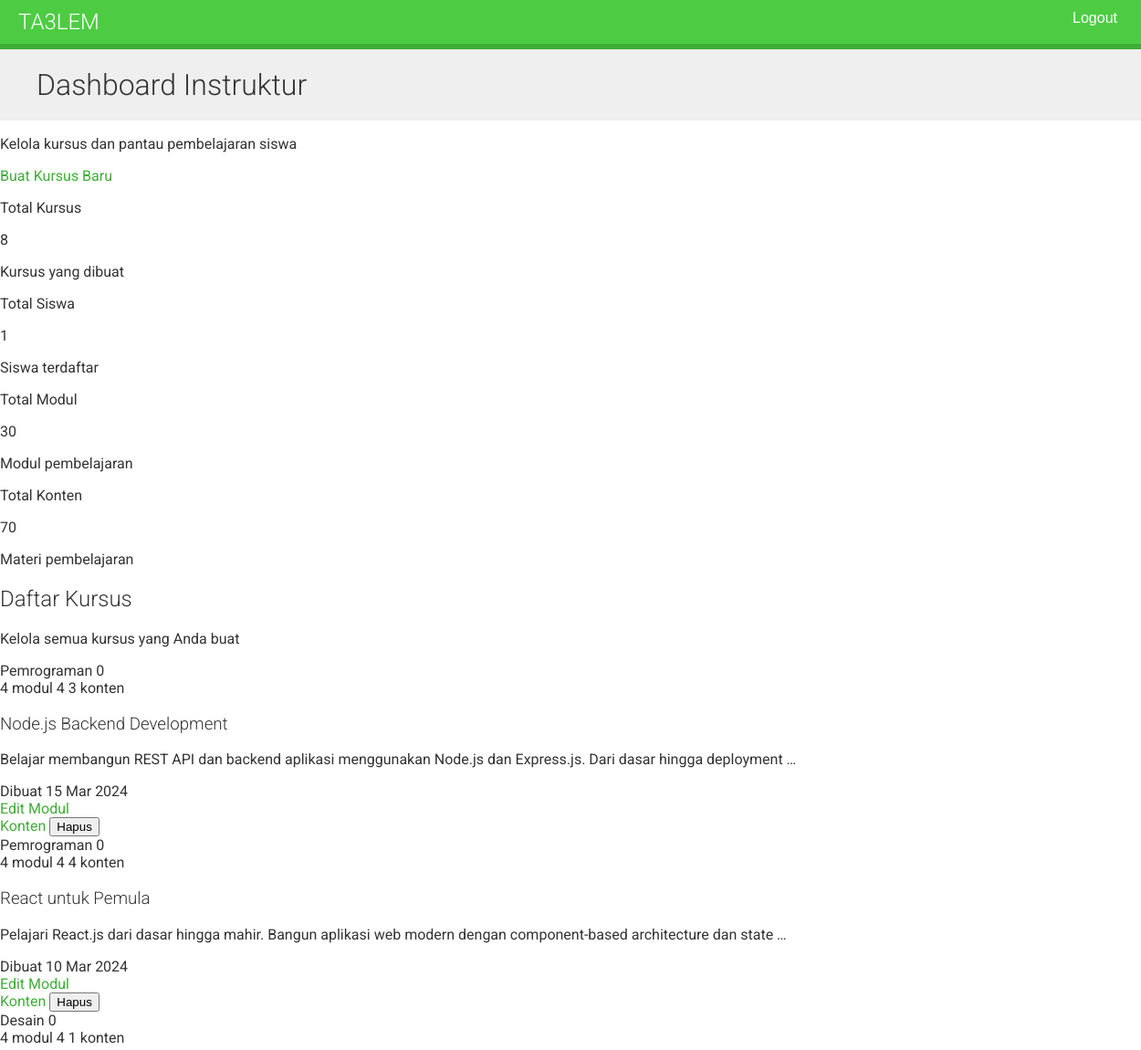
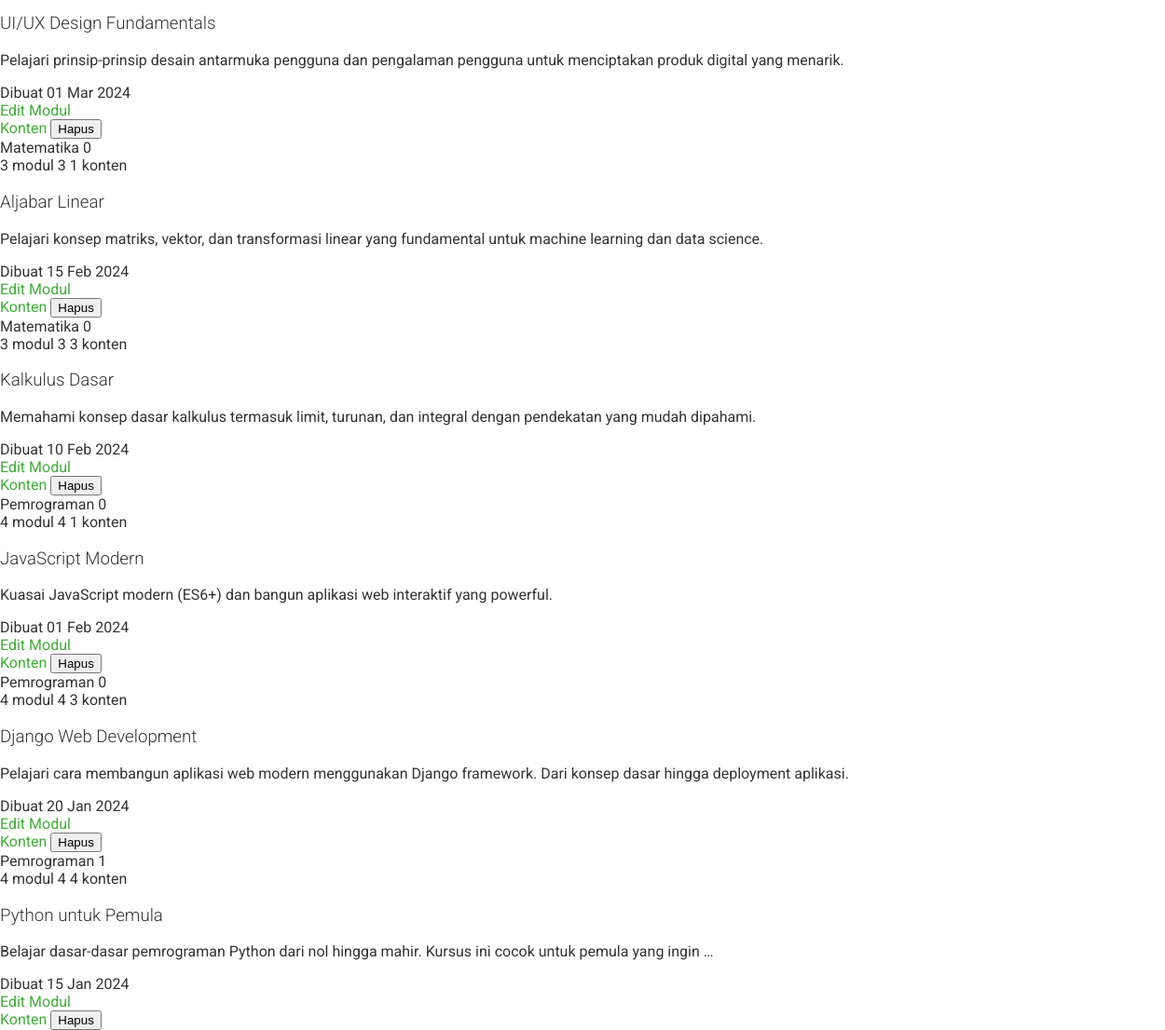
Screenshot of /course/mine/ (signed in) with the database file from the repository (2 pictures, top to bottom).
### courses/models.py (models this page shows, shortened)
class Course(models.Model):
    owner = models.ForeignKey(User, on_delete=models.CASCADE, related_name='courses_created')
    subject = models.ForeignKey(Subject, on_delete=models.CASCADE, related_name='courses')
    title = models.CharField(max_length=200)
    slug = models.SlugField(max_length=200, unique=True)
    overview = models.TextField()
    created = models.DateTimeField(auto_now_add=True)
    students = models.ManyToManyField(User, related_name='courses_joined', blank=True)
    class Meta:
        ordering = ['-created']

class Subject(models.Model):
    title = models.CharField(max_length=100)
    slug = models.SlugField(max_length=100, unique=True)
    class Meta:
        ordering = ['title']

class Module(models.Model):
    course = models.ForeignKey(Course, on_delete=models.CASCADE, related_name='modules')
    title = models.CharField(max_length=200)
    description = models.TextField(blank=True)
    order = OrderField(blank=True, for_fields=['course'])
    class Meta:
        ordering = ['order']

### courses/views.py (the view)
# urls.py: path("mine/", views.ManageCourseListView.as_view(), name="manage_course_list"),
class ManageCourseListView(OwnerCourseMixin, ListView):
    template_name = "courses/manage/course/list.html"
    permission_required = 'courses.view_course'
    def dispatch(self, request, *args, **kwargs):
        is_authenticated = request.user.is_authenticated
        if not is_authenticated:
            return redirect('instructor_login')
        return super().dispatch(request, *args, **kwargs)
    def get_queryset(self):
        queryset = super().get_queryset()
        search = self.request.GET.get('search', '')
        if search:
            queryset = queryset.filter(
                Q(title__icontains=search) |
                Q(overview__icontains=search) |
                Q(subject__title__icontains=search)
            )
        return queryset
    def get_context_data(self, **kwargs):
        context = super().get_context_data(**kwargs)
        courses = self.get_queryset()
        total_courses = courses.count()
        total_modules = sum(course.modules.count() for course in courses)
        total_students = sum(course.students.count() for course in courses)
        total_contents = sum(
            sum(module.contents.count() for module in course.modules.all())
            for course in courses
        )
        context['total_courses'] = total_courses
        context['total_modules'] = total_modules
        context['total_students'] = total_students
        context['total_contents'] = total_contents
        context['search'] = self.request.GET.get('search', '')
        return context

### courses/views.py (called while the page is built)
    def get_queryset(self):
        qs = super().get_queryset()
        return qs.filter(owner=self.request.user)

### courses/templates/courses/manage/course/list.html (shortened to what this page needs)
{% extends "base.html" %}
{% block content %}
    <div class="relative bg-gradient-to-br from-indigo-600 via-purple-600 to-pink-500 text-white py-12 sm:py-16 overflow-hidden">
        <div class="relative max-w-7xl mx-auto px-4 sm:px-6 lg:px-8">
            <div class="flex flex-col sm:flex-row items-start sm:items-center justify-between gap-4">
                <div>
                    <h1 class="text-4xl sm:text-5xl font-extrabold mb-4 leading-tight">
                        Dashboard Instruktur
                    </h1>
                    <p class="text-xl text-indigo-50">Kelola kursus dan pantau pembelajaran siswa</p>
                </div>
                <div>
                    <a href="{% url 'course_create' %}"
                       class="inline-flex items-center bg-white text-indigo-600 hover:bg-indigo-50 font-bold py-3 px-6 sm:px-8 rounded-xl transition-all duration-200 shadow-2xl hover:shadow-3xl hover:scale-105">
                        Buat Kursus Baru
                    </a>
                </div>
            </div>
        </div>
    </div>
    <div class="max-w-7xl mx-auto px-4 sm:px-6 lg:px-8 py-8 sm:py-12">
        <div class="grid grid-cols-1 sm:grid-cols-2 lg:grid-cols-4 gap-6 mb-12" id="stats-container">
            <div class="relative bg-gradient-to-br from-blue-500 to-blue-700 rounded-2xl shadow-xl p-6 overflow-hidden group hover:shadow-2xl transition-all duration-300 hover:scale-105">
                <div class="relative z-10">
                    <div>
                        <p class="text-blue-100 text-sm font-semibold mb-1">Total Kursus</p>
                        <p class="text-5xl font-extrabold text-white mb-1" id="total-courses">{{ total_courses }}</p>
                        <p class="text-xs text-blue-100 opacity-90">Kursus yang dibuat</p>
                    </div>
                </div>
            </div>
            <div class="relative bg-gradient-to-br from-green-500 to-green-700 rounded-2xl shadow-xl p-6 overflow-hidden group hover:shadow-2xl transition-all duration-300 hover:scale-105">
                <div class="relative z-10">
                    <div>
                        <p class="text-green-100 text-sm font-semibold mb-1">Total Siswa</p>
                        <p class="text-5xl font-extrabold text-white mb-1" id="total-students">{{ total_students }}</p>
                        <p class="text-xs text-green-100 opacity-90">Siswa terdaftar</p>
                    </div>
                </div>
            </div>
            <div class="relative bg-gradient-to-br from-purple-500 to-purple-700 rounded-2xl shadow-xl p-6 overflow-hidden group hover:shadow-2xl transition-all duration-300 hover:scale-105">
                <div class="relative z-10">
                    <div>
                        <p class="text-purple-100 text-sm font-semibold mb-1">Total Modul</p>
                        <p class="text-5xl font-extrabold text-white mb-1" id="total-modules">{{ total_modules }}</p>
                        <p class="text-xs text-purple-100 opacity-90">Modul pembelajaran</p>
                    </div>
                </div>
            </div>
            <div class="relative bg-gradient-to-br from-orange-500 to-orange-700 rounded-2xl shadow-xl p-6 overflow-hidden group hover:shadow-2xl transition-all duration-300 hover:scale-105">
                <div class="relative z-10">
                    <div>
                        <p class="text-orange-100 text-sm font-semibold mb-1">Total Konten</p>
                        <p class="text-5xl font-extrabold text-white mb-1" id="total-contents">{{ total_contents }}</p>
                        <p class="text-xs text-orange-100 opacity-90">Materi pembelajaran</p>
                    </div>
                </div>
            </div>
        </div>
        <div class="bg-white/80 backdrop-blur-sm rounded-2xl shadow-xl border border-gray-100 overflow-hidden">
            <div class="bg-gradient-to-r from-indigo-50 to-purple-50 px-6 sm:px-8 py-6 border-b border-indigo-100">
                <h2 class="text-2xl font-extrabold text-gray-900 flex items-center">
                    Daftar Kursus
                </h2>
                <p class="text-gray-600 mt-2 text-sm">Kelola semua kursus yang Anda buat</p>
            </div>
            <div class="p-6 sm:p-8" id="course-list-container" hx-get="{% url 'manage_course_list' %}"
                 hx-trigger="load" hx-select="#course-grid" hx-swap="innerHTML">
                <div class="grid grid-cols-1 md:grid-cols-2 lg:grid-cols-3 gap-6" id="course-grid">
                    {% for course in object_list %}
                        <article
                                class="bg-white rounded-xl shadow-sm hover:shadow-lg transition-all duration-300 overflow-hidden group border border-gray-100"
                                id="course-{{ course.id }}">
                            <div class="relative h-48 bg-gradient-to-br from-indigo-500 via-purple-500 to-pink-500 overflow-hidden">
                                <div class="absolute top-4 left-4 right-4 flex justify-between items-start">
                    <span class="bg-indigo-600 text-white px-3 py-1 rounded-full text-xs font-semibold shadow-lg">
                        {{ course.subject.title }}
                    </span>
                                    <span class="bg-white bg-opacity-90 text-gray-800 px-3 py-1 rounded-full text-xs font-semibold shadow-lg">
                        {{ course.students.count }}
                    </span>
                                </div>
                                <div class="absolute bottom-0 left-0 right-0 bg-black bg-opacity-60 backdrop-blur-sm px-4 py-2">
                                    <div class="flex items-center justify-between text-white text-xs font-medium">
                                        <span>{{ course.modules.count }} modul</span>
                                        <span>
                                            {% with course.modules.all as modules %}
                                                {{ modules|length|add:"0" }}
                                                {% for module in modules %}
                                                    {% if forloop.first %}{{ module.contents.count }}{% endif %}
                                                {% endfor %}
                                            {% endwith %}
                                            konten
                        </span>
                                    </div>
                                </div>
                            </div>
                            <div class="p-6">
                                <h3 class="text-xl font-bold text-gray-900 mb-2 group-hover:text-indigo-600 transition line-clamp-2 min-h-[3.5rem]">
                                    {{ course.title }}
                                </h3>
                                <p class="text-gray-600 text-sm mb-4 line-clamp-2 min-h-[2.5rem]">
                                    {{ course.overview|truncatewords:15 }}
                                </p>
                                <div class="flex items-center text-sm text-gray-500 mb-4 pb-4 border-b border-gray-100">
                                    <span>Dibuat {{ course.created|date:"d M Y" }}</span>
                                </div>
                                <div class="grid grid-cols-2 gap-2 mb-3">
                                    <a href="{% url 'course_edit' course.id %}"
                                       class="flex items-center justify-center bg-indigo-600 hover:bg-indigo-700 text-white text-sm font-medium py-2 px-3 rounded-lg transition shadow-sm hover:shadow-md">
                                        Edit
                                    </a>
                                    <a href="{% url 'course_module_update' course.id %}"
                                       class="flex items-center justify-center bg-purple-600 hover:bg-purple-700 text-white text-sm font-medium py-2 px-3 rounded-lg transition shadow-sm hover:shadow-md">
                                        Modul
                                    </a>
                                </div>
                                <div class="grid grid-cols-2 gap-2">
                                    {% if course.modules.count > 0 %}
                                        <a href="{% url 'module_content_list' course.modules.first.id %}"
                                           class="flex items-center justify-center bg-green-600 hover:bg-green-700 text-white text-sm font-medium py-2 px-3 rounded-lg transition shadow-sm hover:shadow-md">
                                            Konten
                                        </a>
                                    {% else %}
                                        <button disabled
                                                class="flex items-center justify-center bg-gray-300 text-gray-500 text-sm font-medium py-2 px-3 rounded-lg cursor-not-allowed">
                                            <i class="fas fa-folder-open mr-2"></i>
                                            Konten
                                        </button>
                                    {% endif %}
                                    <button hx-delete="{% url 'course_delete' course.id %}"
                                            hx-confirm="Apakah Anda yakin ingin menghapus kursus '{{ course.title }}'? Semua modul dan konten akan dihapus!"
                                            hx-headers='{"X-CSRFToken": "{{ csrf_token }}"}'
                                            hx-target="#course-{{ course.id }}"
                                            hx-swap="delete swap:500ms"
                                            class="flex items-center justify-center bg-red-600 hover:bg-red-700 text-white text-sm font-medium py-2 px-3 rounded-lg transition shadow-sm hover:shadow-md">
                                        Hapus
                                    </button>
                                </div>
                            </div>
                        </article>
                    {% endfor %}
                </div>
            </div>
        </div>
    </div>
{% endblock %}

### courses/static/css/base.css (style rules this page uses)
body { margin:0; font-family:'Roboto', sans-serif; font-weight:400; color:#333; }
a { color:#3fad37; text-decoration:none; }
h1, h2, h3, h4, h5, h6 { font-family:'Roboto', sans-serif; font-weight:300; }
h1 { background:#efefef; width:100%; overflow:auto; padding:20px 0 20px 40px; margin:0; }

### rows the page displays
Course: subject "Pemrograman", students.count "0", modules.count "4", modules.all|length "4", title "Node.js Backend Development", overview "Belajar membangun REST API dan backend aplikasi menggunakan Node.js dan Express.js. Dari dasar hingga deployment …", created "15 Mar 2024", shows "Konten"
Module: contents.count "3"
Course: subject "Pemrograman", students.count "0", modules.count "4", modules.all|length "4", title "React untuk Pemula", overview "Pelajari React.js dari dasar hingga mahir. Bangun aplikasi web modern dengan component-based architecture dan state …", created "10 Mar 2024", shows "Konten"
Module: contents.count "4"
Course: subject "Desain", students.count "0", modules.count "4", modules.all|length "4", title "UI/UX Design Fundamentals", overview "Pelajari prinsip-prinsip desain antarmuka pengguna dan pengalaman pengguna untuk menciptakan produk digital yang menarik.", created "01 Mar 2024", shows "Konten"
Module: contents.count "1"
Course: subject "Matematika", students.count "0", modules.count "3", modules.all|length "3", title "Aljabar Linear", overview "Pelajari konsep matriks, vektor, dan transformasi linear yang fundamental untuk machine learning dan data science.", created "15 Feb 2024", shows "Konten"
Module: contents.count "1"
Course: subject "Matematika", students.count "0", modules.count "3", modules.all|length "3", title "Kalkulus Dasar", overview "Memahami konsep dasar kalkulus termasuk limit, turunan, dan integral dengan pendekatan yang mudah dipahami.", created "10 Feb 2024", shows "Konten"
Module: contents.count "3"
Course: subject "Pemrograman", students.count "0", modules.count "4", modules.all|length "4", title "JavaScript Modern", overview "Kuasai JavaScript modern (ES6+) dan bangun aplikasi web interaktif yang powerful.", created "01 Feb 2024", shows "Konten"
Module: contents.count "1"
Course: subject "Pemrograman", students.count "0", modules.count "4", modules.all|length "4", title "Django Web Development", overview "Pelajari cara membangun aplikasi web modern menggunakan Django framework. Dari konsep dasar hingga deployment aplikasi.", created "20 Jan 2024", shows "Konten"
Module: contents.count "3"
Course: subject "Pemrograman", students.count "1", modules.count "4", modules.all|length "4", title "Python untuk Pemula", overview "Belajar dasar-dasar pemrograman Python dari nol hingga mahir. Kursus ini cocok untuk pemula yang ingin …", created "15 Jan 2024", shows "Konten"
Module: contents.count "4"

### other values shown
{{ total_courses }} "8"
{{ total_students }} "1"
{{ total_modules }} "30"
{{ total_contents }} "70"
